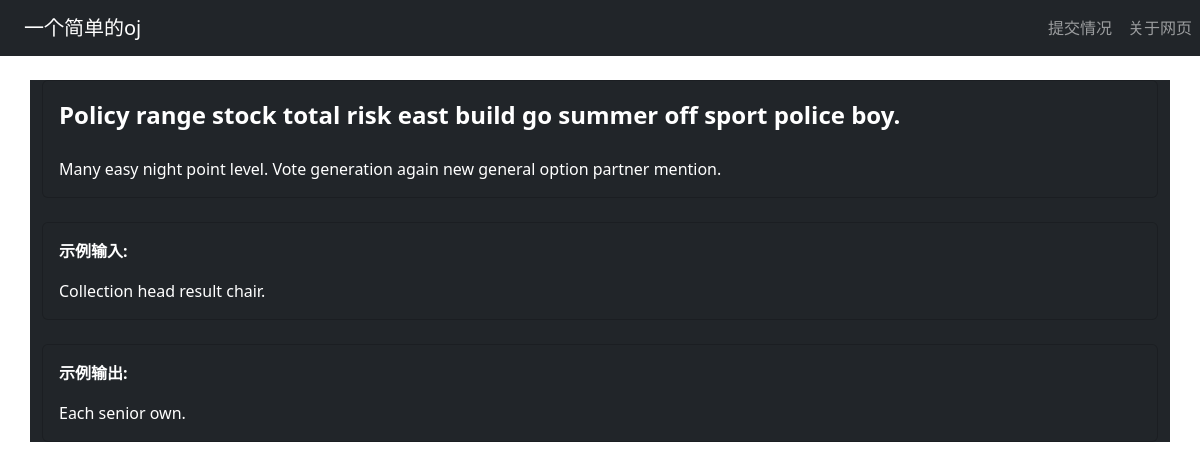
The page /problem/4 on the database its author committed.
### oj/models.py (models this page shows)
class Problem(db.Model):
    id = db.Column(db.Integer, primary_key=True)
    title = db.Column(db.String(20), nullable=False)
    description = db.Column(db.Text, nullable=False)
    difficulty = db.Column(db.Integer, nullable=False)
    category = db.Column(db.String(10), nullable=False)
    input_sample = db.Column(db.Text, nullable=False)
    output_sample = db.Column(db.Text, nullable=False)
    __table_args__ = (
        db.Index('idx_category','category'),
        db.Index('idx_difficulty','difficulty'),
        db.Index('idx_title','title'),
    )

### oj/views.py (the view)
@oj.route('/problem/<int:id>')
def detail(id):
    problem = Problem.query.get(id)
    if problem is None:
        return "没有找到此id题目"
    return render_template('problem.html',problem=problem)

### oj/templates/problem.html (shortened to what this page needs)
{% extends "base.html" %}
{% block content %}
<div class="container mt-4 bg-dark">
    <div class="card bg-dark text-white">
        <div class="card-body">
            <div class="card-title fs-4"><strong>{{ problem.title }}</strong></div>
            <div class="card-text mt-4">
                {{ problem.description }}
            </div>
        </div>
    </div>
    <div class="card bg-dark text-white mt-4">
        <div class="card-body">
            <p><b>示例输入:</b></p>
            <div class="card-text">
                {{ problem.input_sample }}
            </div>
        </div>
    </div>
    <div class="card bg-dark text-white mt-4">
        <div class="card-body">
            <p><b>示例输出:</b></p>
            <div class="card-text">
                {{ problem.output_sample }}
            </div>
        </div>
</div>
</div>
{% endblock %}

### rows shown on the page
Problem: title "Policy range stock total risk east build go summer off sport police boy.", description "Many easy night point level. Vote generation again new general option partner mention.", input_sample "Collection head result chair.", output_sample "Each senior own."
